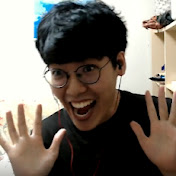
#> input picture ch3/Ggol.jpg, 176 x 176 px
$ python interpolation.py
#> lines starting #> are read from the running program, lines starting #| are printed output that depends on the picture
import cv2 as cv
import numpy as np
import matplotlib.pyplot as plt

img = cv.imread('Ggol.jpg')
#> img is the input picture: shape (176, 176, 3); mean B, G, R 102.6, 111.7, 119.9
img = img[25:125, 25:125, :]
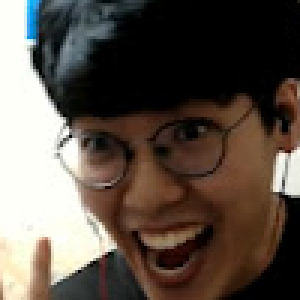
#> img: shape (100, 100, 3) (shown 3 times larger); mean B, G, R 73, 81.7, 92.4

# nearest interpolation
nearest = cv.resize(img, (0, 0), fx=5, fy=5, interpolation=cv.INTER_NEAREST)

# bilinear interpolation
bilinear = cv.resize(img, (0, 0), fx=5, fy=5, interpolation=cv.INTER_LINEAR)
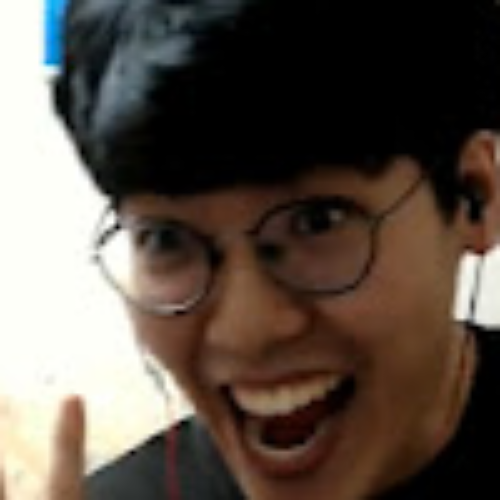
#> bilinear: shape (500, 500, 3); mean B, G, R 72.9, 81.6, 92.4

# bicubic interpolation
bicubic = cv.resize(img, (0, 0), fx=5, fy=5, interpolation=cv.INTER_CUBIC)

# hstack
res = np.hstack((nearest, bilinear, bicubic))
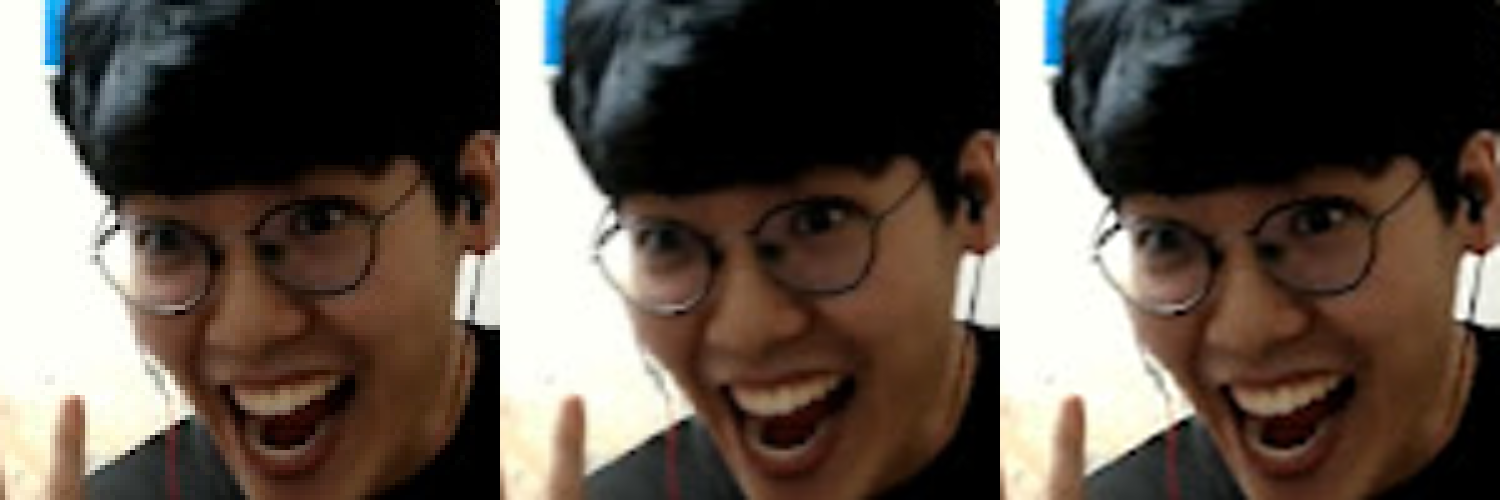
#> res: shape (500, 1500, 3); mean B, G, R 73, 81.6, 92.4

cv.imshow('res', res)

cv.waitKey(0)
cv.destroyAllWindows()
